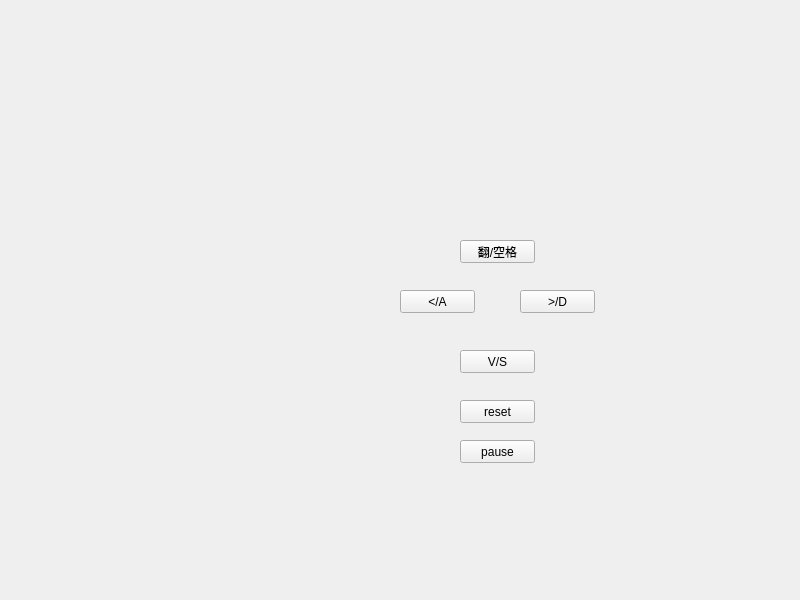
<?xml version="1.0" encoding="UTF-8"?>
<ui version="4.0">
 <class>Widget</class>
 <widget class="QWidget" name="Widget">
  <property name="geometry">
   <rect>
    <x>0</x>
    <y>0</y>
    <width>800</width>
    <height>600</height>
   </rect>
  </property>
  <property name="windowTitle">
   <string>Widget</string>
  </property>
  <widget class="QPushButton" name="pushButton_qucikmove">
   <property name="geometry">
    <rect>
     <x>460</x>
     <y>350</y>
     <width>75</width>
     <height>23</height>
    </rect>
   </property>
   <property name="text">
    <string>V/S</string>
   </property>
  </widget>
  <widget class="QPushButton" name="pushButton_left">
   <property name="geometry">
    <rect>
     <x>400</x>
     <y>290</y>
     <width>75</width>
     <height>23</height>
    </rect>
   </property>
   <property name="text">
    <string>&lt;/A</string>
   </property>
  </widget>
  <widget class="QPushButton" name="pushButton_right">
   <property name="geometry">
    <rect>
     <x>520</x>
     <y>290</y>
     <width>75</width>
     <height>23</height>
    </rect>
   </property>
   <property name="text">
    <string>&gt;/D</string>
   </property>
  </widget>
  <widget class="QPushButton" name="pushButton_rota">
   <property name="geometry">
    <rect>
     <x>460</x>
     <y>240</y>
     <width>75</width>
     <height>23</height>
    </rect>
   </property>
   <property name="text">
    <string>翻/空格</string>
   </property>
  </widget>
  <widget class="QPushButton" name="pushButton_Reset">
   <property name="geometry">
    <rect>
     <x>460</x>
     <y>400</y>
     <width>75</width>
     <height>23</height>
    </rect>
   </property>
   <property name="text">
    <string>reset</string>
   </property>
  </widget>
  <widget class="QPushButton" name="pushButton_pause">
   <property name="geometry">
    <rect>
     <x>460</x>
     <y>440</y>
     <width>75</width>
     <height>23</height>
    </rect>
   </property>
   <property name="text">
    <string>pause</string>
   </property>
  </widget>
 </widget>
 <resources/>
 <connections/>
</ui>
